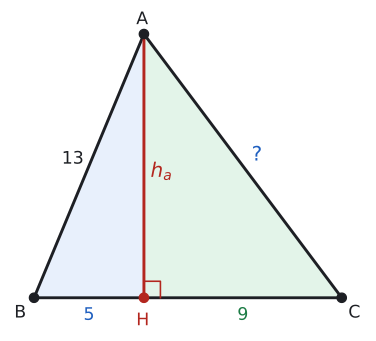

Python code for this plot:
import sys; sys.path.insert(0, "tools")
from cizim import *

def uz(P, Q): return round(float(np.linalg.norm(np.asarray(P) - np.asarray(Q))), 3)
def kenar(ax, P, Q, metin, G, d=0.45, renk=YAZI, fs=13):
    """[PQ] kenarının ortasına, G'nin ters tarafına etiket."""
    P, Q = np.asarray(P, float), np.asarray(Q, float); M = (P + Q) / 2
    u = (Q - P) / np.linalg.norm(Q - P); v = np.array([-u[1], u[0]])
    if np.dot(v, M - np.asarray(G)) < 0: v = -v
    ax.text(*(M + d * v), metin, ha="center", va="center", color=renk, fontsize=fs)
def dik_ayak(P, Q, R):
    """R noktasından PQ doğrusuna inen dikmenin ayağı."""
    P, Q, R = (np.asarray(t, float) for t in (P, Q, R))
    u = (Q - P) / np.linalg.norm(Q - P); return P + np.dot(R - P, u) * u
def dik(ax, ayak, p1, p2, k=0.3, renk=YAZI):
    """ayak noktasında, ayak->p1 ve ayak->p2 yönleri arasında dik açı karesi."""
    ayak = np.asarray(ayak, float)
    u = (np.asarray(p1) - ayak) / np.linalg.norm(np.asarray(p1) - ayak); v = (np.asarray(p2) - ayak) / np.linalg.norm(np.asarray(p2) - ayak)
    ax.plot(*zip(ayak + k * u, ayak + k * (u + v), ayak + k * v), color=renk, lw=1.2)
def centik(ax, P, Q, n=1, renk=YAZI, L=0.18, ara=0.12):
    """[PQ] ortasına n tane eşlik çentiği."""
    P, Q = np.asarray(P, float), np.asarray(Q, float); M = (P + Q) / 2
    u = (Q - P) / np.linalg.norm(Q - P); v = np.array([-u[1], u[0]])
    for i in range(n):
        c = M + (i - (n - 1) / 2) * ara * u
        ax.plot(*zip(c - L * v, c + L * v), color=renk, lw=1.3)

# |AB|=13, |BH|=5, |HC|=9, [AH] ⊥ [BC]  =>  |AH|=12, |AC|=15 (soru: AC şekilde ? olarak).
B, C = np.array([0.0, 0.0]), np.array([14.0, 0.0]); H = np.array([5.0, 0.0]); A = np.array([5.0, 12.0])
print("AB", uz(A, B), "AC", uz(A, C), "AH", uz(A, H))
G = (A + B + C) / 3
fig, ax = sekil(5.2, 4.4)
ax.set_aspect("equal"); ax.axis("off")
ax.add_patch(plt.Polygon([A, B, H], color=MAVI_ACIK, lw=0)); ax.add_patch(plt.Polygon([A, H, C], color=YESIL_ACIK, lw=0))
ax.plot(*zip(A, B, C, A), color=YAZI)
ax.plot(*zip(A, H), color=KIRMIZI, lw=2.2)
dik(ax, H, A, C, k=0.75, renk=KIRMIZI)
nokta(ax, *A, "A", dx=-0.35, dy=0.45); nokta(ax, *B, "B", dx=-0.9, dy=-0.9); nokta(ax, *C, "C", dx=0.3, dy=-0.9)
nokta(ax, *H, "H", dx=-0.35, dy=-1.25, renk=KIRMIZI)
kenar(ax, A, B, "13", G, d=0.8); kenar(ax, A, C, "?", G, d=0.8, renk=MAVI, fs=15)
kenar(ax, B, H, "5", G, d=0.8, renk=MAVI); kenar(ax, H, C, "9", G, d=0.8, renk=YESIL)
ax.text(A[0] + 0.3, 5.5, r"$h_a$", color=KIRMIZI, fontsize=15, ha="left")
ax.set_xlim(-1.2, 15.2); ax.set_ylim(-1.6, 13.2)
kaydet(fig, __file__)
